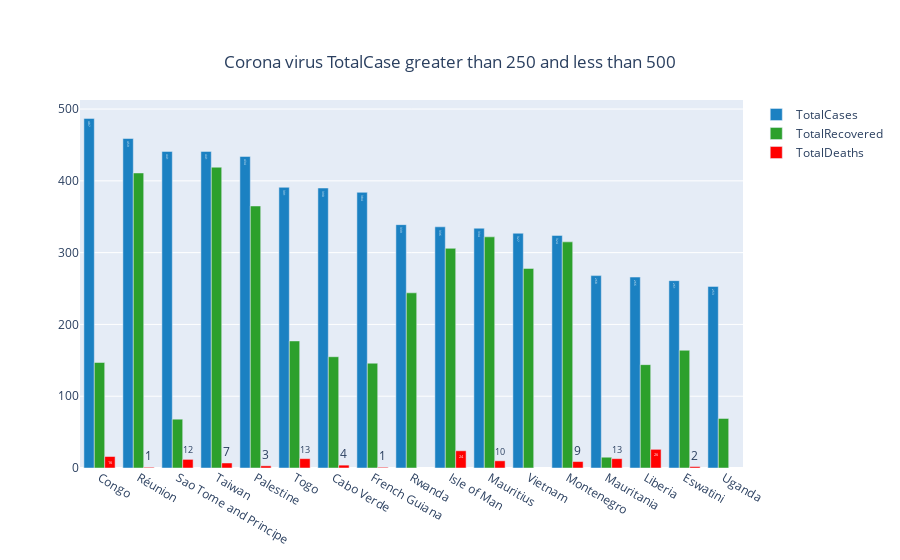

Write notebook code for a chart like this one.
### Code cell
fig = go.Figure()

fig.add_trace(go.Bar(
    x=df["Country,Other"][((df.TotalCases<500 )&(df.TotalCases>250))],
    y=df.TotalCases[((df.TotalCases<500 )&(df.TotalCases>250))],
    name='TotalCases',
    marker_color='#1b81c2',
    text=df.TotalCases[((df.TotalCases<500 )&(df.TotalCases>250))],
    textposition='auto'
))
fig.add_trace(go.Bar(
    x=df["Country,Other"][((df.TotalCases<500 )&(df.TotalCases>250))],
    y=df["TotalRecovered"][((df.TotalCases<500 )&(df.TotalCases>250))],
    name='TotalRecovered',
    marker_color='#2ca02c',
    text=df.TotalRecovered[((df.TotalCases<500 )&(df.TotalCases>2500))],
    textposition='auto'
))

fig.add_trace(go.Bar(
    x=df["Country,Other"][((df.TotalCases<500 )&(df.TotalCases>250))],
    y=df.TotalDeaths[((df.TotalCases<500 )&(df.TotalCases>0))],
    name='TotalDeaths',
    marker_color='red',
    text=df.TotalDeaths[((df.TotalCases<500 )&(df.TotalCases>250))],
    textposition='auto'
))
fig.update_layout(
    title={
        'text': "Corona virus TotalCase greater than 250 and less than 500",
        'y':0.9,
        'x':0.5,
        'xanchor': 'center',
        'yanchor': 'top'})
fig.show()

### Figure 1 — Plotly figure (JSON) as saved in the notebook; plotly's stock layout.template omitted (floating-point values rounded to 4 significant figures)
{"data": [{"marker": {"color": "#1b81c2"}, "name": "TotalCases", "text": [487, 459, 441, 441, 434, 391, 390, 384, 339, 336, 334, 327, 324, 268, 266, 261, 253], "textposition": "auto", "type": "bar", "x": ["Congo", "Réunion", "Sao Tome and Principe", "Taiwan", "Palestine", "Togo", "Cabo Verde", "French Guiana", "Rwanda", "Isle of Man", "Mauritius", "Vietnam", "Montenegro", "Mauritania", "Liberia", "Eswatini", "Uganda"], "y": [487, 459, 441, 441, 434, 391, 390, 384, 339, 336, 334, 327, 324, 268, 266, 261, 253]}, {"marker": {"color": "#2ca02c"}, "name": "TotalRecovered", "text": [], "textposition": "auto", "type": "bar", "x": ["Congo", "Réunion", "Sao Tome and Principe", "Taiwan", "Palestine", "Togo", "Cabo Verde", "French Guiana", "Rwanda", "Isle of Man", "Mauritius", "Vietnam", "Montenegro", "Mauritania", "Liberia", "Eswatini", "Uganda"], "y": [147, 411, 68, 419, 365, 177, 155, 146, 244, 306, 322, 278, 315, 15, 144, 164, 69]}, {"marker": {"color": "red"}, "name": "TotalDeaths", "text": [16, 1, 12, 7, 3, 13, 4, 1, null, 24, 10, null, 9, 13, 26, 2, null], "textposition": "auto", "type": "bar", "x": ["Congo", "Réunion", "Sao Tome and Principe", "Taiwan", "Palestine", "Togo", "Cabo Verde", "French Guiana", "Rwanda", "Isle of Man", "Mauritius", "Vietnam", "Montenegro", "Mauritania", "Liberia", "Eswatini", "Uganda"], "y": [16, 1, 12, 7, 3, 13, 4, 1, null, 24, 10, null, 9, 13, 26, 2, null, 49, 1, 3, 6, 14, null, 14, null, null, 2, 11, 9, 1, null, 4, 8, 4, 3, 11, 4, 7, 1, 1, 15, 3, 4, null, 4, null, 1, 3, null, 1, null, 3, 1, null, null, null, null, 2, 1, null, null, null, null, null, null, null, 1, null, null, 1, 1, null, 2, 1, 1, null, null, null, null, null, null]}], "layout": {"title": {"text": "Corona virus TotalCase greater than 250 and less than 500", "x": 0.5, "xanchor": "center", "y": 0.9, "yanchor": "top"}}}
